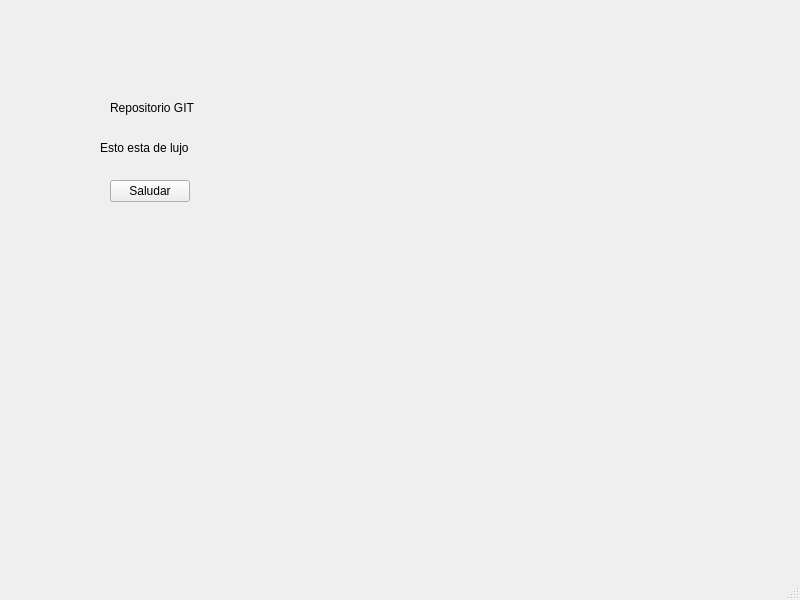
<?xml version="1.0" encoding="UTF-8"?>
<ui version="4.0">
 <class>Repositorio</class>
 <widget class="QMainWindow" name="Repositorio">
  <property name="geometry">
   <rect>
    <x>0</x>
    <y>0</y>
    <width>800</width>
    <height>600</height>
   </rect>
  </property>
  <property name="windowTitle">
   <string>Repositorio</string>
  </property>
  <widget class="QWidget" name="centralwidget">
   <widget class="QLabel" name="label">
    <property name="geometry">
     <rect>
      <x>110</x>
      <y>100</y>
      <width>121</width>
      <height>16</height>
     </rect>
    </property>
    <property name="text">
     <string>Repositorio GIT</string>
    </property>
   </widget>
   <widget class="QLabel" name="outSaludo">
    <property name="geometry">
     <rect>
      <x>100</x>
      <y>140</y>
      <width>191</width>
      <height>16</height>
     </rect>
    </property>
    <property name="text">
     <string>Esto esta de lujo</string>
    </property>
   </widget>
   <widget class="QPushButton" name="pushButton">
    <property name="geometry">
     <rect>
      <x>110</x>
      <y>180</y>
      <width>80</width>
      <height>22</height>
     </rect>
    </property>
    <property name="text">
     <string>Saludar</string>
    </property>
   </widget>
  </widget>
  <widget class="QMenuBar" name="menubar">
   <property name="geometry">
    <rect>
     <x>0</x>
     <y>0</y>
     <width>800</width>
     <height>21</height>
    </rect>
   </property>
  </widget>
  <widget class="QStatusBar" name="statusbar"/>
 </widget>
 <resources/>
 <connections/>
</ui>
